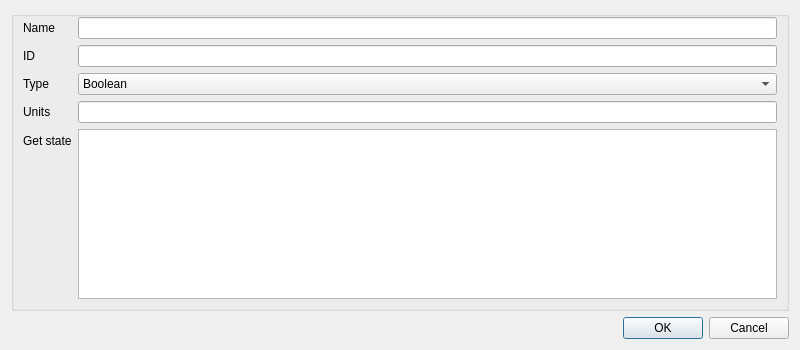
<?xml version="1.0" encoding="UTF-8"?>
<ui version="4.0">
 <class>RemoteControlVISASensorDialog</class>
 <widget class="QDialog" name="RemoteControlVISASensorDialog">
  <property name="geometry">
   <rect>
    <x>0</x>
    <y>0</y>
    <width>800</width>
    <height>350</height>
   </rect>
  </property>
  <property name="font">
   <font>
    <family>Liberation Sans</family>
    <pointsize>9</pointsize>
   </font>
  </property>
  <property name="windowTitle">
   <string>VISA Sensor</string>
  </property>
  <layout class="QVBoxLayout" name="verticalLayout">
   <item>
    <widget class="QGroupBox" name="groupBox">
     <property name="flat">
      <bool>false</bool>
     </property>
     <layout class="QFormLayout" name="formLayout">
      <property name="topMargin">
       <number>0</number>
      </property>
      <item row="2" column="0">
       <widget class="QLabel" name="typeLabel">
        <property name="text">
         <string>Type</string>
        </property>
       </widget>
      </item>
      <item row="5" column="0">
       <widget class="QLabel" name="getStateLabel">
        <property name="text">
         <string>Get state</string>
        </property>
       </widget>
      </item>
      <item row="5" column="1">
       <widget class="QTextEdit" name="getState">
        <property name="toolTip">
         <string>VISA/SCPI command to get the state for this sensor</string>
        </property>
       </widget>
      </item>
      <item row="0" column="1">
       <widget class="QLineEdit" name="name">
        <property name="toolTip">
         <string>Name of this sensor</string>
        </property>
       </widget>
      </item>
      <item row="0" column="0">
       <widget class="QLabel" name="nameLabel">
        <property name="text">
         <string>Name</string>
        </property>
       </widget>
      </item>
      <item row="2" column="1">
       <widget class="QComboBox" name="type">
        <item>
         <property name="text">
          <string>Boolean</string>
         </property>
        </item>
        <item>
         <property name="text">
          <string>Float</string>
         </property>
        </item>
        <item>
         <property name="text">
          <string>String</string>
         </property>
        </item>
       </widget>
      </item>
      <item row="1" column="0">
       <widget class="QLabel" name="idLabel">
        <property name="text">
         <string>ID</string>
        </property>
       </widget>
      </item>
      <item row="1" column="1">
       <widget class="QLineEdit" name="id">
        <property name="toolTip">
         <string>Unique (per device) identifier for this sensor</string>
        </property>
       </widget>
      </item>
      <item row="4" column="0">
       <widget class="QLabel" name="label">
        <property name="text">
         <string>Units</string>
        </property>
       </widget>
      </item>
      <item row="4" column="1">
       <widget class="QLineEdit" name="units">
        <property name="toolTip">
         <string>The units of the sensor state</string>
        </property>
       </widget>
      </item>
     </layout>
    </widget>
   </item>
   <item>
    <widget class="QDialogButtonBox" name="buttonBox">
     <property name="orientation">
      <enum>Qt::Horizontal</enum>
     </property>
     <property name="standardButtons">
      <set>QDialogButtonBox::Cancel|QDialogButtonBox::Ok</set>
     </property>
    </widget>
   </item>
  </layout>
 </widget>
 <tabstops>
  <tabstop>name</tabstop>
  <tabstop>id</tabstop>
  <tabstop>type</tabstop>
  <tabstop>units</tabstop>
  <tabstop>getState</tabstop>
 </tabstops>
 <resources>
  <include location="../../../sdrgui/resources/res.qrc"/>
 </resources>
 <connections>
  <connection>
   <sender>buttonBox</sender>
   <signal>accepted()</signal>
   <receiver>RemoteControlVISASensorDialog</receiver>
   <slot>accept()</slot>
   <hints>
    <hint type="sourcelabel">
     <x>356</x>
     <y>330</y>
    </hint>
    <hint type="destinationlabel">
     <x>356</x>
     <y>175</y>
    </hint>
   </hints>
  </connection>
  <connection>
   <sender>buttonBox</sender>
   <signal>rejected()</signal>
   <receiver>RemoteControlVISASensorDialog</receiver>
   <slot>reject()</slot>
   <hints>
    <hint type="sourcelabel">
     <x>356</x>
     <y>330</y>
    </hint>
    <hint type="destinationlabel">
     <x>356</x>
     <y>175</y>
    </hint>
   </hints>
  </connection>
 </connections>
</ui>
